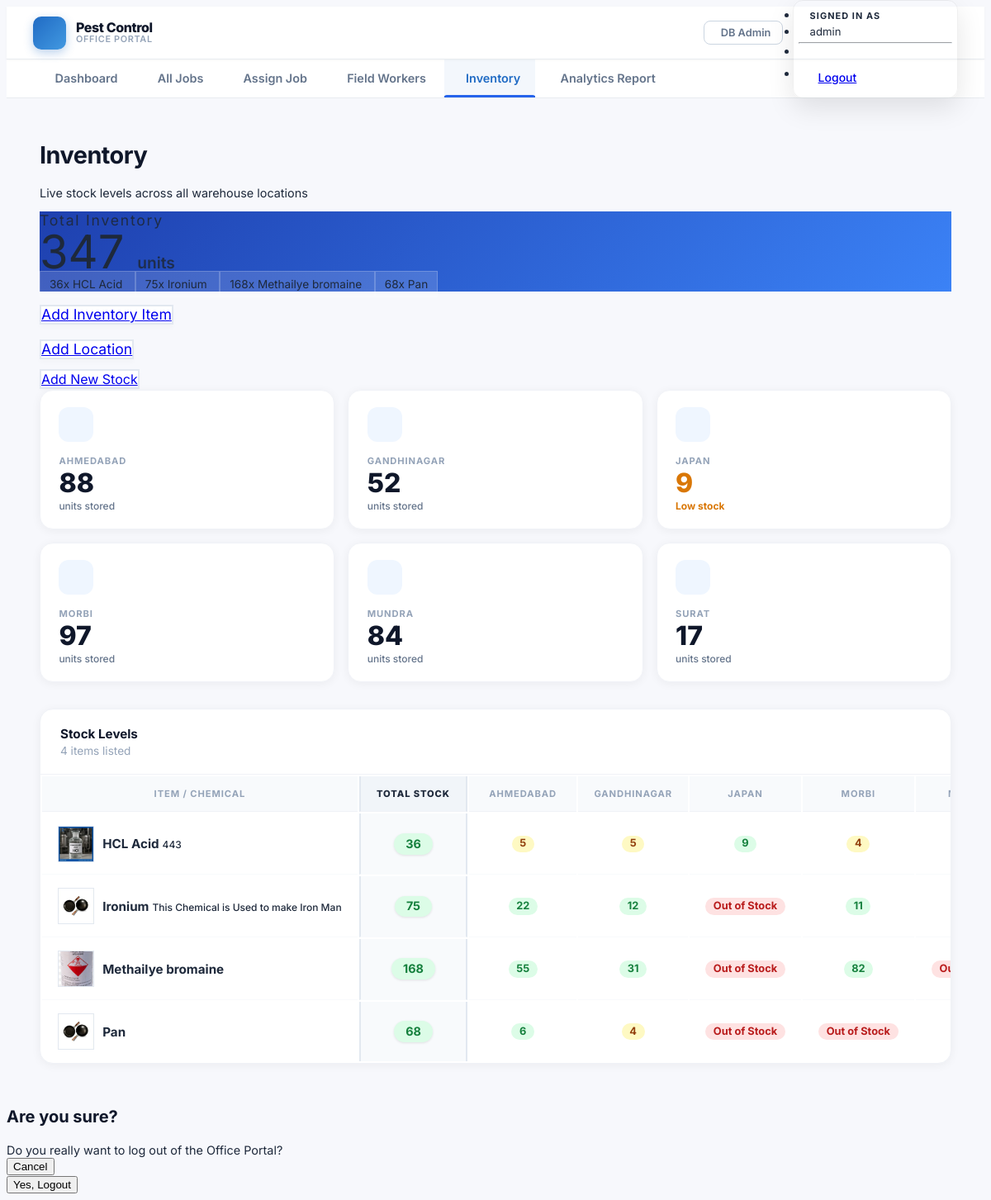
Page /office/inventory/ (signed in) on the committed database.
### inventory_app/models.py (models this page shows, shortened)
class InventoryItem(models.Model):
    name = models.CharField(max_length=200)
    description = models.TextField(blank=True, null=True)
    image = models.ImageField(
        upload_to='inventory_images/',
        blank=True,
        null=True,
        help_text="Optional image of the chemical/item."
    )
    unit_of_measurement = models.CharField(
        max_length=50,
        choices=UNIT_CHOICES,
        default='Units',
        help_text="Unit of measurement for this item."
    )
    created_at = models.DateTimeField(auto_now_add=True)
    updated_at = models.DateTimeField(auto_now=True)
    class Meta:
        ordering = ['name']
        verbose_name = "Inventory Item"
        verbose_name_plural = "Inventory Items"

class WarehouseLocation(models.Model):
    name = models.CharField(
        max_length=100,
        unique=True,
        help_text="Location name, e.g. 'Mundra', 'Ahmedabad'."
    )
    address = models.CharField(
        max_length=300,
        blank=True,
        help_text="Full street address or landmark."
    )
    class Meta:
        ordering = ['name']
        verbose_name = "Warehouse Location"
        verbose_name_plural = "Warehouse Locations"

### inventory_app/office_views.py (the view)
# urls.py: path('inventory/',           office_views.office_inventory,  name='office_inventory'),
@staff_required
def office_inventory(request):
    from .models import WarehouseLocation, StockLevel
    from django.db.models import Sum, Prefetch
    locations = list(WarehouseLocation.objects.all())            # query 1
    items = list(
        InventoryItem.objects.prefetch_related(
            Prefetch(
                'stock_levels',
                queryset=StockLevel.objects.select_related('location'),
            )
        ).order_by('name')
    )                                                            # query 2
    grand_total     = 0
    location_totals = {loc.id: 0 for loc in locations}   # {loc_id: qty}
    matrix_rows = []
    for item in items:
        level_map = {sl.location_id: sl.quantity for sl in item.stock_levels.all()}
        row_total = sum(level_map.values())
        grand_total += row_total
        cells = []
        for loc in locations:
            qty = level_map.get(loc.id, 0)
            location_totals[loc.id] = location_totals.get(loc.id, 0) + qty
            cells.append(qty)
        matrix_rows.append({
            'item':      item,
            'total':     row_total,
            'cells':     cells,          # parallel list aligned to `locations`
        })
    location_stats = [
        {'location': loc, 'total': location_totals.get(loc.id, 0)}
        for loc in locations
    ]
    context = {
        'locations':       locations,
        'matrix_rows':     matrix_rows,
        'location_stats':  location_stats,
        'grand_total':     grand_total,
        'low_stock_count': sum(1 for row in matrix_rows if row['total'] <= 5),
        'page_title':      'Inventory',
    }
    return render(request, 'office/office_inventory.html', context)

### inventory_app/templates/office/office_inventory.html (shortened to what this page needs)
{% extends 'office/office_base.html' %}
{% block content %}
<div class="container-xl px-0">
<div class="d-flex align-items-center justify-content-between mb-4">
  <div>
    <h1 class="fw-bold mb-1" style="font-size:1.8rem; color:#0f172a; letter-spacing:-0.5px;">
      Inventory
    </h1>
    <p class="text-muted mb-0" style="font-size:0.9rem;">
      Live stock levels across all warehouse locations
    </p>
  </div>
</div>
<div class="row gap-0 mb-4 align-items-stretch">
  <div class="col-md-6 col-xl-7 mb-3 mb-md-0 pe-md-2">
    <div class="card text-white h-100 border-0 shadow-sm rounded-4 overflow-hidden position-relative"
      style="background: linear-gradient(135deg, #1e40af 0%, #3b82f6 100%);">
      <div class="card-body p-4 d-flex flex-column justify-content-center">
        <div class="d-flex align-items-center gap-4 mb-3">
          <div>
            <div class="text-uppercase fw-bold mb-1" style="font-size:1.1rem; letter-spacing:0.1em; opacity: 0.9;">Total
              Inventory</div>
            <div class="fw-bold mb-0" style="font-size:3.5rem; line-height: 1;">{{ grand_total }} <span
                style="font-size: 1.2rem; font-weight: 600; opacity: 0.85;">units</span></div>
          </div>
        </div>
        <div class="d-flex flex-wrap gap-2 mt-2" style="position: relative; z-index: 2;">
          {% for row in matrix_rows %}
          {% if row.total > 0 %}
          <span class="badge"
            style="background: rgba(255,255,255,0.15); font-size: 0.85rem; padding: 0.5em 0.8em; backdrop-filter: blur(4px); border: 1px solid rgba(255,255,255,0.2);">
            <span class="fw-bold">{{ row.total }}x</span> {{ row.item.name }}
          </span>
          {% endif %}
          {% empty %}
          <span class="badge" style="background: rgba(255,255,255,0.1); font-size: 0.8rem;">No items recorded</span>
          {% endfor %}
        </div>
      </div>
    </div>
  </div>
  <div class="col-md-6 col-xl-5 ps-md-2 d-flex flex-column gap-3">
    <div class="row g-3 flex-grow-1">
      <div class="col-6 d-flex">
        <a href="{% url 'office_item_create' %}"
          class="btn btn-inv-action d-flex flex-column align-items-center justify-content-center w-100 rounded-4 p-3"
          style="aspect-ratio: 1/1;">
          <span class="fw-bold text-dark" style="font-size: 1.1rem; white-space: normal;">Add Inventory Item</span>
        </a>
      </div>
      <div class="col-6 d-flex">
        <a href="{% url 'office_location_create' %}"
          class="btn btn-inv-action d-flex flex-column align-items-center justify-content-center w-100 rounded-4 p-3"
          style="aspect-ratio: 1/1;">
          <span class="fw-bold text-dark" style="font-size: 1.1rem; white-space: normal;">Add Location</span>
        </a>
      </div>
    </div>
    <div class="d-flex gap-3 flex-grow-1">
      <a href="{% url 'office_stock_list' %}"
        class="btn btn-inv-action d-flex flex-column align-items-center justify-content-center flex-grow-1 rounded-4 p-3 h-100">
        <span class="fw-bold text-dark" style="font-size: 1rem;">Add New Stock</span>
      </a>
    </div>
  </div>
</div>
<div class="inv-stat-grid">
  {% for stat in location_stats %}
  <div class="inv-stat-card">
    <div class="stat-icon-wrap" style="background:#eff6ff; color:#2563eb;">
    </div>
    <div class="stat-label">{{ stat.location.name }}</div>
    <div class="stat-value"
      style="{% if stat.total == 0 %}color:#dc2626;{% elif stat.total <= 10 %}color:#d97706;{% else %}color:#0f172a;{% endif %}">
      {{ stat.total }}
    </div>
    <div class="stat-sub">
      {% if stat.total == 0 %}
      <span style="color:#dc2626; font-weight:700;">No stock</span>
      {% elif stat.total <= 10 %} <span style="color:#d97706; font-weight:700;">Low stock</span>
        {% else %}
        units stored
        {% endif %}
    </div>
  </div>
  {% empty %}
  <div class="inv-stat-card" style="grid-column: 2 / -1; text-align:center; color:#94a3b8;">
    <i class="ti ti-info-circle" style="font-size:1.4rem;"></i>
    <div class="mt-2" style="font-size:0.82rem;">No warehouse locations configured yet.</div>
  </div>
  {% endfor %}
</div>
<div class="matrix-card">
  <div class="card-header-bar">
    <div>
      <h2>Stock Levels</h2>
      <p class="text-muted mt-1" style="font-size: 0.85rem;">{{ matrix_rows|length }} item{{ matrix_rows|length|pluralize }} listed</p>
    </div>
  </div>
  <div class="table-responsive" style="overflow-x: auto; white-space: nowrap;">
    <table class="table table-hover matrix-table mb-0">
      <thead>
        <tr>
          <th style="min-width:220px;">Item / Chemical</th>
          <th class="loc-header" style="min-width:110px; background-color: #f1f5f9; border-left: 2px solid #e2e8f0; border-right: 2px solid #e2e8f0; color: #1e293b; font-weight: 800;">
             Total Stock
          </th>
          {% for loc in locations %}
          <th class="loc-header" style="min-width:130px;">
            {{ loc.name }}
          </th>
          {% endfor %}
        </tr>
      </thead>
      <tbody>
        {% for row in matrix_rows %}
        <tr>
          <td>
            <div class="item-cell">
              {% if row.item.image %}
              <img src="{{ row.item.image.url }}" alt="{{ row.item.name }}" class="rounded-3 shadow-sm"
                style="width: 44px; height: 44px; object-fit: cover; border: 1px solid #e2e8f0; flex-shrink: 0;"
                onerror="this.onerror=null; this.outerHTML='<div class=\'item-icon shadow-sm\'><i class=\'ti ti-flask\'></i></div>';">
              {% else %}
              <div class="item-icon shadow-sm"><i class="ti ti-flask"></i></div>
              {% endif %}
              <div class="d-flex flex-column">
                <span class="item-name" style="font-size: 0.95rem; font-weight: 700;">{{ row.item.name }}</span>
                {% if row.item.description %}
                <span class="text-muted text-truncate mt-1"
                  style="font-size: 0.75rem; max-width: 180px; font-weight: 500;">{{ row.item.description }}</span>
                {% endif %}
              </div>
            </div>
          </td>
          <td class="total-cell" style="background-color: #f8fafc; border-left: 2px solid #e2e8f0; border-right: 2px solid #e2e8f0;">
            <span
              class="badge-qty {% if row.total == 0 %}badge-zero{% elif row.total <= 5 %}badge-low{% else %}badge-ok{% endif %}"
              style="font-size:0.9rem; padding: 0.4em 1em; box-shadow: 0 1px 3px rgba(0,0,0,0.1);">
              {{ row.total }}
            </span>
          </td>
          {% for qty in row.cells %}
          <td class="loc-cell">
            {% if qty == 0 %}
            <span class="badge-qty badge-zero">Out of Stock</span>
            {% elif qty <= 5 %} <span class="badge-qty badge-low">{{ qty }}</span>
              {% else %}
              <span class="badge-qty badge-ok">{{ qty }}</span>
              {% endif %}
          </td>
          {% endfor %}
        </tr>
        {% endfor %}
      </tbody>
    </table>
  </div>
</div>
</div>
{% endblock %}

### inventory_app/templates/office/office_base.html (shortened to what this page needs)
<!DOCTYPE html>
<html lang="en">
<head>
  <link rel="stylesheet" href="https://cdn.jsdelivr.net/npm/@tabler/core@1.0.0-beta17/dist/css/tabler.min.css" />
  <link rel="stylesheet" href="https://cdn.jsdelivr.net/npm/@tabler/icons-webfont@3.1.0/dist/tabler-icons.min.css" />
</head>
<body>
  <header class="site-header">
    <a href="{% url 'office_dashboard' %}" class="brand">
      <div class="brand-icon">
      </div>
      <div class="brand-name">
        Pest Control
        <span>Office Portal</span>
      </div>
    </a>
    <div class="header-actions">
      {% if request.user.is_superuser %}
      <a href="{% url 'admin:index' %}" target="_blank" class="btn-db-admin">
         DB Admin
      </a>
      {% endif %}
      <div class="dropdown">
        <ul class="dropdown-menu dropdown-menu-end">
          <li><span class="dropdown-header text-muted" style="font-size:0.68rem; font-weight:700; text-transform:uppercase; letter-spacing:0.1em; padding: 0.4rem 0.85rem 0.25rem;">Signed in as</span></li>
          <li><span class="dropdown-item-text fw-semibold" style="font-size:0.82rem; padding: 0 0.85rem 0.5rem; color:#1e293b;">{{ request.user.get_full_name|default:request.user.username }}</span></li>
          <li><hr class="dropdown-divider"></li>
          <li>
            <a href="#" class="dropdown-item text-danger" data-bs-toggle="modal" data-bs-target="#logoutModal">
               Logout
            </a>
          </li>
        </ul>
      </div>
    </div>
  </header>
  <nav class="main-nav" aria-label="Main navigation">
    <ul class="nav-list justify-content-center mx-auto" id="main-nav-list">
      <li class="nav-item">
        <a class="nav-link {% if request.resolver_match.url_name == 'office_dashboard' %}active{% endif %}"
           href="{% url 'office_dashboard' %}">
          <span class="nav-text">Dashboard</span>
        </a>
      </li>
      <li class="nav-item">
        <a class="nav-link {% if request.resolver_match.url_name == 'office_job_list' %}active{% endif %}"
           href="{% url 'office_job_list' %}">
          <span class="nav-text">All Jobs</span>
        </a>
      </li>
      <li class="nav-item">
        <a class="nav-link {% if request.resolver_match.url_name == 'office_job_create' %}active{% endif %}"
           href="{% url 'office_job_create' %}">
          <span class="nav-text">Assign Job</span>
        </a>
      </li>
      <li class="nav-item">
        <a class="nav-link {% if request.resolver_match.url_name == 'office_worker_list' %}active{% endif %}"
           href="{% url 'office_worker_list' %}">
          <span class="nav-text">Field Workers</span>
        </a>
      </li>
      <li class="nav-item">
        <a class="nav-link {% if request.resolver_match.url_name == 'office_inventory' %}active{% endif %}"
           href="{% url 'office_inventory' %}">
          <span class="nav-text">Inventory</span>
        </a>
      </li>
      <li class="nav-item">
        <a class="nav-link {% if request.resolver_match.url_name == 'inventory_report' %}active{% endif %}"
           href="{% url 'inventory_report' %}">
          <span class="nav-text">Analytics Report</span>
        </a>
      </li>
    </ul>
  </nav>
  <div class="page-wrapper">
    <div class="page-body" id="spatial-page-wrapper">
      {% block content %}{% endblock %}
    </div>
  </div>
  <div class="modal modal-blur fade" id="logoutModal" tabindex="-1" role="dialog" aria-hidden="true">
    <div class="modal-dialog modal-sm modal-dialog-centered" role="document">
      <div class="modal-content shadow-lg border-0" style="border-radius: 16px;">
        <div class="modal-body text-center py-5">
          <h3 class="fw-bold mb-2" style="font-size: 1.25rem; color: #0f172a;">Are you sure?</h3>
          <div class="text-muted" style="font-size: 0.9rem;">Do you really want to log out of the Office Portal?</div>
        </div>
        <div class="modal-footer border-0 pt-0 pb-4 px-4 justify-content-center gap-2">
          <button type="button" class="btn btn-light rounded-pill px-4 fw-semibold" data-bs-dismiss="modal">Cancel</button>
          <form method="post" action="{% url 'logout' %}" class="m-0 p-0">
            <button type="submit" class="btn btn-danger rounded-pill px-4 fw-bold shadow-sm">Yes, Logout</button>
          </form>
        </div>
      </div>
    </div>
  </div>
</body>
</html>

### rows in the picture
InventoryItem: total "36", item.name "HCL Acid", item.image (picture), item.description "443", cells "5" "5" "4", cells "9"
InventoryItem: total "75", item.name "Ironium", item.image (picture), item.description "This Chemical is Used to make Iron Man", cells "22" "12" "11"
InventoryItem: total "168", item.name "Methailye bromaine", item.image (picture), cells "55" "31" "82"
InventoryItem: total "68", item.name "Pan", item.image (picture), cells "6", cells "4"
WarehouseLocation: location.name "AHMEDABAD", total "88", shows "units stored", name "AHMEDABAD"
WarehouseLocation: location.name "GANDHINAGAR", total "52", shows "units stored", name "GANDHINAGAR"
WarehouseLocation: location.name "JAPAN", total "9", shows "Low stock", name "JAPAN"
WarehouseLocation: location.name "MORBI", total "97", shows "units stored", name "MORBI"
WarehouseLocation: location.name "MUNDRA", total "84", shows "units stored"
WarehouseLocation: location.name "SURAT", total "17", shows "units stored"

### other values in the picture
{{ request.user.get_full_name|default:request.user.username }} "admin"
{{ grand_total }} "347"
{{ matrix_rows|length }} "4"
